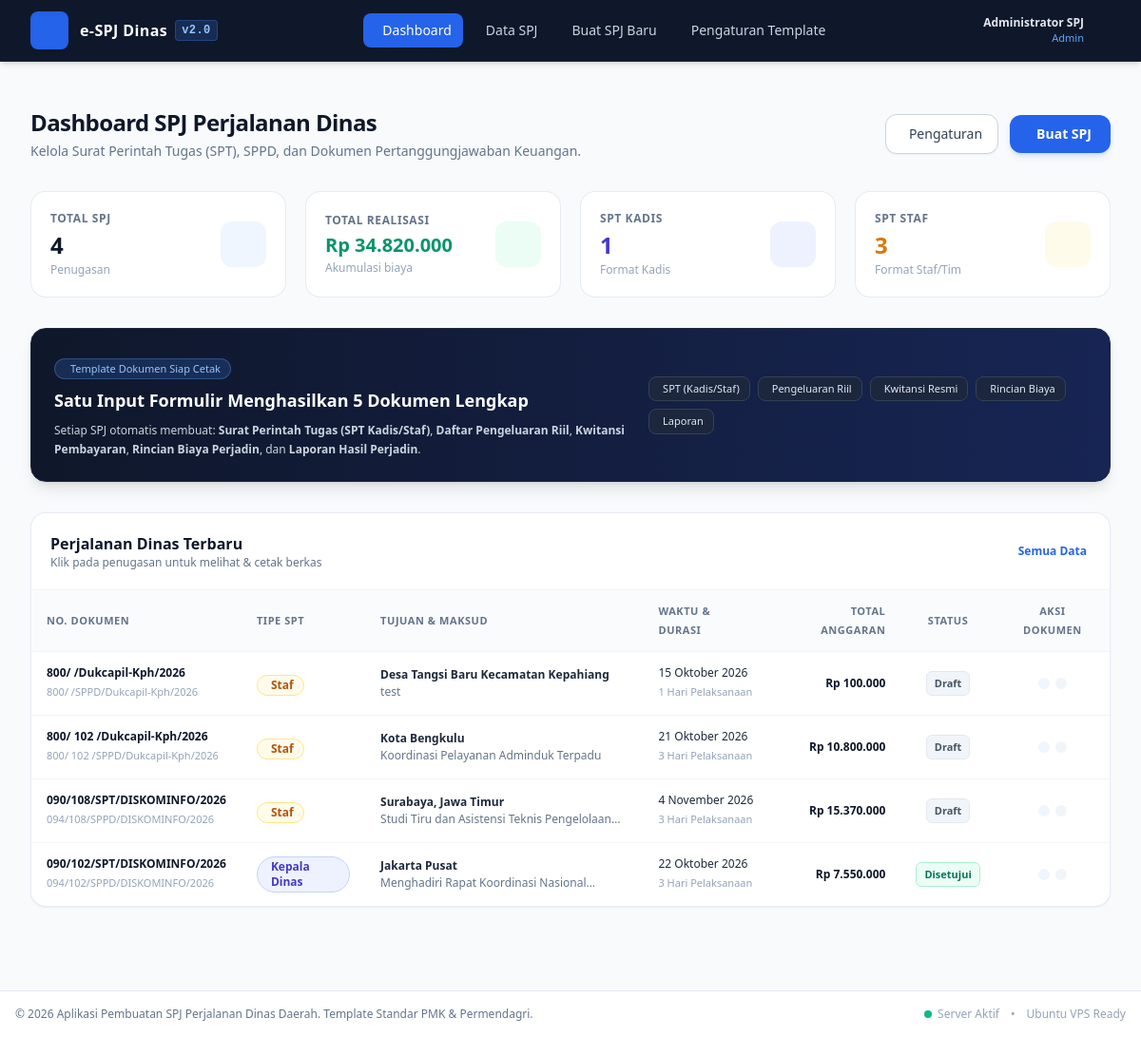
Page / (signed in) on the earlier database version.
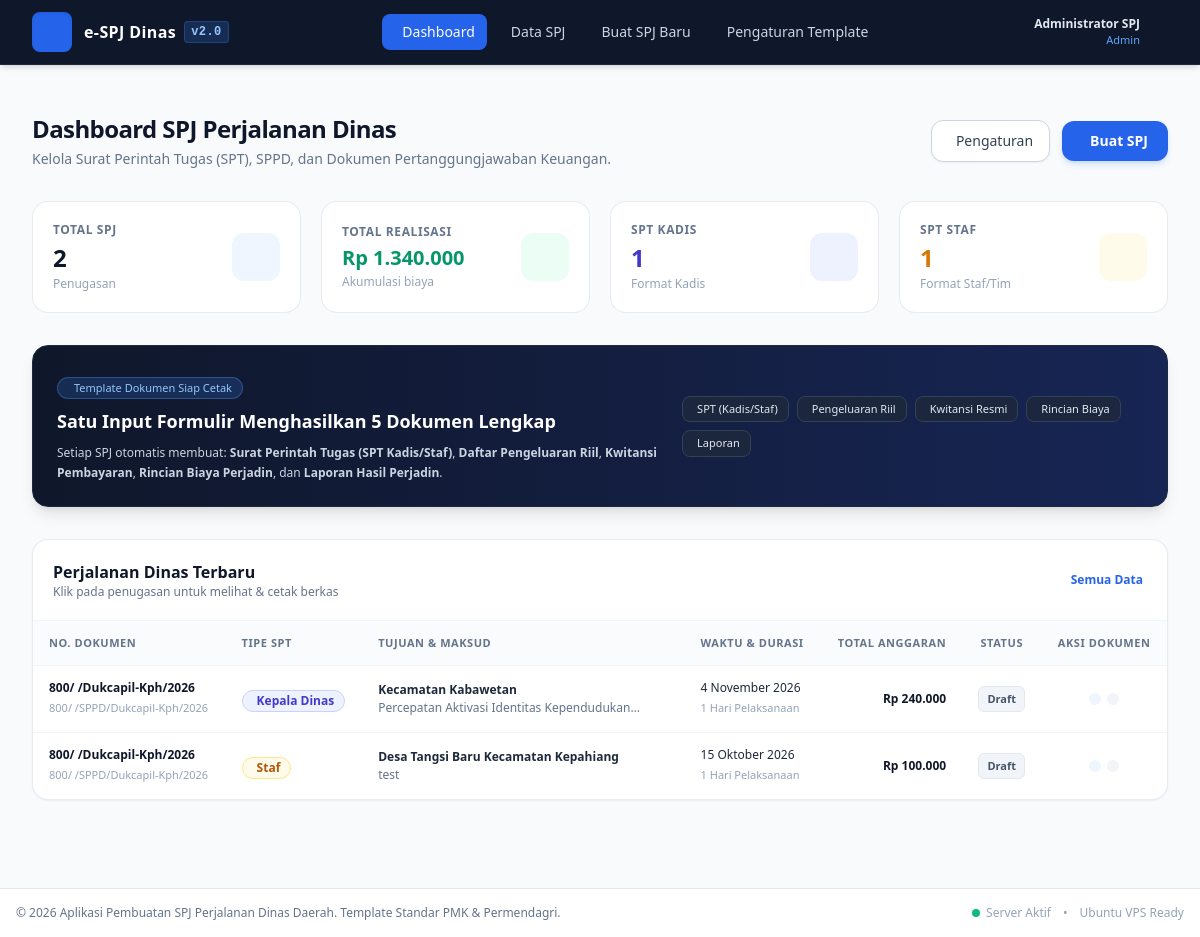
Same page on the later database version.
### tables this page shows
CREATE TABLE spj (
        id INTEGER PRIMARY KEY AUTOINCREMENT,
        nomor_spt TEXT,
        nomor_sppd TEXT,
        jenis_spt TEXT DEFAULT 'staf', -- 'kadis' or 'staf'
        tujuan TEXT NOT NULL,
        instansi_tujuan TEXT,
        maksud TEXT NOT NULL,
        dasar_hukum TEXT,
        tanggal_berangkat DATE NOT NULL,
        tanggal_pulang DATE NOT NULL,
        lama_hari INTEGER DEFAULT 1,
        tempat_berangkat TEXT DEFAULT 'Tempat Kedudukan',
        angkutan TEXT DEFAULT 'Pesawat Udara',
        mata_anggaran TEXT DEFAULT '5.1.02.04.01.0001 (Belanja Perjalanan Dinas Biasa)',
        status TEXT DEFAULT 'Draft', -- 'Draft', 'Disetujui', 'Selesai'
        created_at TIMESTAMP DEFAULT CURRENT_TIMESTAMP,
        updated_at TIMESTAMP DEFAULT CURRENT_TIMESTAMP
    , spt_penandatangan_nama TEXT, spt_penandatangan_nip TEXT, spt_penandatangan_pangkat TEXT, spt_penandatangan_jabatan TEXT, spt_penandatangan_an TEXT);

### app.py (the view)
@app.route('/')
@login_required
def dashboard():
    conn = get_db()
    total_spj = conn.execute('SELECT COUNT(*) as c FROM spj').fetchone()['c']
    spj_kadis = conn.execute("SELECT COUNT(*) as c FROM spj WHERE jenis_spt = 'kadis'").fetchone()['c']
    spj_staf = conn.execute("SELECT COUNT(*) as c FROM spj WHERE jenis_spt = 'staf'").fetchone()['c']
    total_biaya_row = conn.execute('SELECT SUM(total) as s FROM spj_biaya').fetchone()
    total_biaya = total_biaya_row['s'] if total_biaya_row and total_biaya_row['s'] else 0
    recent_rows = conn.execute('''
        SELECT s.*,
            COALESCE((SELECT SUM(b.total) FROM spj_biaya b WHERE b.spj_id = s.id), 0) as total_biaya
        FROM spj s
        ORDER BY s.id DESC
        LIMIT 6
    ''').fetchall()
    conn.close()
    return render_template('dashboard.html',
        total_spj=total_spj,
        spj_kadis=spj_kadis,
        spj_staf=spj_staf,
        total_biaya=total_biaya,
        recent_spj=recent_rows
    )

### templates/dashboard.html (shortened to what this page needs)
{% extends "base.html" %}
{% block content %}
<div class="max-w-7xl mx-auto px-4 sm:px-6 lg:px-8 pt-6 sm:pt-8">
    <div class="flex flex-col md:flex-row md:items-center md:justify-between gap-4 mb-6 sm:mb-8">
        <div>
            <h1 class="text-xl sm:text-2xl font-bold text-slate-900 tracking-tight flex items-center gap-2">
                <span>Dashboard SPJ Perjalanan Dinas</span>
            </h1>
            <p class="text-xs sm:text-sm text-slate-500 mt-1">
                Kelola Surat Perintah Tugas (SPT), SPPD, dan Dokumen Pertanggungjawaban Keuangan.
            </p>
        </div>
        <div class="grid grid-cols-2 sm:flex sm:items-center gap-2.5 sm:gap-3 w-full sm:w-auto">
            <a href="{{ url_for('settings_view') }}" class="inline-flex items-center justify-center gap-1.5 sm:gap-2 px-3 sm:px-4 py-2.5 rounded-xl border border-slate-300 bg-white text-slate-700 text-xs sm:text-sm font-medium hover:bg-slate-50 transition shadow-sm text-center">
                <span>Pengaturan</span>
            </a>
            <a href="{{ url_for('spj_create') }}" class="inline-flex items-center justify-center gap-1.5 sm:gap-2 px-4 sm:px-5 py-2.5 rounded-xl bg-blue-600 text-white text-xs sm:text-sm font-semibold hover:bg-blue-700 active:bg-blue-800 transition shadow-md shadow-blue-500/20 text-center">
                <span>Buat SPJ</span>
            </a>
        </div>
    </div>
    <div class="grid grid-cols-2 lg:grid-cols-4 gap-3 sm:gap-5 mb-6 sm:mb-8">
        <div class="bg-white p-3.5 sm:p-5 rounded-2xl border border-slate-200/80 shadow-xs flex flex-col justify-between sm:flex-row sm:items-center">
            <div>
                <div class="text-[10px] sm:text-xs font-semibold uppercase text-slate-500 tracking-wider">Total SPJ</div>
                <div class="text-xl sm:text-2xl font-extrabold text-slate-900 mt-0.5 sm:mt-1">{{ total_spj }}</div>
                <div class="text-[10px] sm:text-xs text-slate-400 mt-0.5">Penugasan</div>
            </div>
            <div class="w-8 h-8 sm:w-12 sm:h-12 rounded-xl bg-blue-50 text-blue-600 flex items-center justify-center text-lg sm:text-2xl mt-2 sm:mt-0 self-end sm:self-auto">
            </div>
        </div>
        <div class="bg-white p-3.5 sm:p-5 rounded-2xl border border-slate-200/80 shadow-xs flex flex-col justify-between sm:flex-row sm:items-center">
            <div>
                <div class="text-[10px] sm:text-xs font-semibold uppercase text-slate-500 tracking-wider">Total Realisasi</div>
                <div class="text-sm sm:text-xl font-extrabold text-emerald-600 mt-0.5 sm:mt-1 truncate max-w-[130px] sm:max-w-none">{{ format_rupiah(total_biaya) }}</div>
                <div class="text-[10px] sm:text-xs text-slate-400 mt-0.5">Akumulasi biaya</div>
            </div>
            <div class="w-8 h-8 sm:w-12 sm:h-12 rounded-xl bg-emerald-50 text-emerald-600 flex items-center justify-center text-lg sm:text-2xl mt-2 sm:mt-0 self-end sm:self-auto">
            </div>
        </div>
        <div class="bg-white p-3.5 sm:p-5 rounded-2xl border border-slate-200/80 shadow-xs flex flex-col justify-between sm:flex-row sm:items-center">
            <div>
                <div class="text-[10px] sm:text-xs font-semibold uppercase text-slate-500 tracking-wider">SPT Kadis</div>
                <div class="text-xl sm:text-2xl font-extrabold text-indigo-700 mt-0.5 sm:mt-1">{{ spj_kadis }}</div>
                <div class="text-[10px] sm:text-xs text-slate-400 mt-0.5">Format Kadis</div>
            </div>
            <div class="w-8 h-8 sm:w-12 sm:h-12 rounded-xl bg-indigo-50 text-indigo-600 flex items-center justify-center text-lg sm:text-2xl mt-2 sm:mt-0 self-end sm:self-auto">
            </div>
        </div>
        <div class="bg-white p-3.5 sm:p-5 rounded-2xl border border-slate-200/80 shadow-xs flex flex-col justify-between sm:flex-row sm:items-center">
            <div>
                <div class="text-[10px] sm:text-xs font-semibold uppercase text-slate-500 tracking-wider">SPT Staf</div>
                <div class="text-xl sm:text-2xl font-extrabold text-amber-600 mt-0.5 sm:mt-1">{{ spj_staf }}</div>
                <div class="text-[10px] sm:text-xs text-slate-400 mt-0.5">Format Staf/Tim</div>
            </div>
            <div class="w-8 h-8 sm:w-12 sm:h-12 rounded-xl bg-amber-50 text-amber-600 flex items-center justify-center text-lg sm:text-2xl mt-2 sm:mt-0 self-end sm:self-auto">
            </div>
        </div>
    </div>
    <div class="bg-gradient-to-r from-slate-900 to-blue-950 text-white rounded-2xl p-4 sm:p-6 mb-6 sm:mb-8 shadow-lg border border-slate-800">
        <div class="flex flex-col lg:flex-row lg:items-center justify-between gap-4 sm:gap-6">
            <div class="space-y-1.5 sm:space-y-2">
                <div class="inline-flex items-center gap-1.5 bg-blue-500/20 text-blue-300 text-[11px] px-2.5 py-0.5 rounded-full border border-blue-400/30">
                     Template Dokumen Siap Cetak
                </div>
                <h3 class="text-base sm:text-lg font-bold text-white">Satu Input Formulir Menghasilkan 5 Dokumen Lengkap</h3>
                <p class="text-xs text-slate-300 max-w-2xl leading-relaxed">
                    Setiap SPJ otomatis membuat: <strong>Surat Perintah Tugas (SPT Kadis/Staf)</strong>, <strong>Daftar Pengeluaran Riil</strong>, <strong>Kwitansi Pembayaran</strong>, <strong>Rincian Biaya Perjadin</strong>, dan <strong>Laporan Hasil Perjadin</strong>.
                </p>
            </div>
            <div class="flex flex-wrap gap-1.5 sm:gap-2">
                <span class="bg-slate-800/80 border border-slate-700 text-slate-200 text-[11px] px-2.5 py-1 rounded-lg flex items-center gap-1">
                     SPT (Kadis/Staf)
                </span>
                <span class="bg-slate-800/80 border border-slate-700 text-slate-200 text-[11px] px-2.5 py-1 rounded-lg flex items-center gap-1">
                     Pengeluaran Riil
                </span>
                <span class="bg-slate-800/80 border border-slate-700 text-slate-200 text-[11px] px-2.5 py-1 rounded-lg flex items-center gap-1">
                     Kwitansi Resmi
                </span>
                <span class="bg-slate-800/80 border border-slate-700 text-slate-200 text-[11px] px-2.5 py-1 rounded-lg flex items-center gap-1">
                     Rincian Biaya
                </span>
                <span class="bg-slate-800/80 border border-slate-700 text-slate-200 text-[11px] px-2.5 py-1 rounded-lg flex items-center gap-1">
                     Laporan
                </span>
            </div>
        </div>
    </div>
    <div class="bg-white rounded-2xl border border-slate-200/80 shadow-sm overflow-hidden mb-6">
        <div class="p-4 sm:p-5 border-b border-slate-100 flex items-center justify-between">
            <div>
                <h2 class="text-sm sm:text-base font-bold text-slate-900">Perjalanan Dinas Terbaru</h2>
                <p class="text-[11px] sm:text-xs text-slate-500">Klik pada penugasan untuk melihat & cetak berkas</p>
            </div>
            <a href="{{ url_for('spj_list') }}" class="text-xs font-semibold text-blue-600 hover:text-blue-800 flex items-center gap-1">
                <span>Semua Data</span>
            </a>
        </div>
        <div class="hidden md:block overflow-x-auto">
            <table class="w-full text-left text-sm">
                <thead class="bg-slate-50/75 border-b border-slate-100 text-[11px] uppercase font-bold text-slate-500 tracking-wider">
                    <tr>
                        <th class="py-3 px-4">No. Dokumen</th>
                        <th class="py-3 px-4">Tipe SPT</th>
                        <th class="py-3 px-4">Tujuan & Maksud</th>
                        <th class="py-3 px-4">Waktu & Durasi</th>
                        <th class="py-3 px-4 text-right">Total Anggaran</th>
                        <th class="py-3 px-4 text-center">Status</th>
                        <th class="py-3 px-4 text-center">Aksi Dokumen</th>
                    </tr>
                </thead>
                <tbody class="divide-y divide-slate-100">
                    {% for item in recent_spj %}
                    <tr class="hover:bg-blue-50/40 transition">
                        <td class="py-3.5 px-4">
                            <div class="font-semibold text-slate-900 text-xs">{{ item.nomor_spt }}</div>
                            <div class="text-[11px] text-slate-400 mt-0.5">{{ item.nomor_sppd }}</div>
                        </td>
                        <td class="py-3.5 px-4">
                            {% if item.jenis_spt == 'kadis' %}
                                <span class="inline-flex items-center gap-1 px-2.5 py-0.5 rounded-full text-xs font-semibold bg-indigo-50 text-indigo-700 border border-indigo-200">
                                     Kepala Dinas
                                </span>
                            {% else %}
                                <span class="inline-flex items-center gap-1 px-2.5 py-0.5 rounded-full text-xs font-semibold bg-amber-50 text-amber-700 border border-amber-200">
                                     Staf
                                </span>
                            {% endif %}
                        </td>
                        <td class="py-3.5 px-4 max-w-xs">
                            <div class="font-bold text-slate-800 text-xs">{{ item.tujuan }}</div>
                            <div class="text-xs text-slate-500 line-clamp-1 mt-0.5" title="{{ item.maksud }}">{{ item.maksud }}</div>
                        </td>
                        <td class="py-3.5 px-4 whitespace-nowrap">
                            <div class="text-xs text-slate-800">{{ format_tanggal(item.tanggal_berangkat) }}</div>
                            <div class="text-[11px] text-slate-400 mt-0.5 font-medium">{{ item.lama_hari }} Hari Pelaksanaan</div>
                        </td>
                        <td class="py-3.5 px-4 text-right whitespace-nowrap">
                            <div class="font-bold text-xs text-slate-900">{{ format_rupiah(item.total_biaya) }}</div>
                        </td>
                        <td class="py-3.5 px-4 text-center whitespace-nowrap">
                            <span class="inline-flex items-center px-2 py-0.5 rounded-md text-[11px] font-semibold
                                {% if item.status == 'Disetujui' %}bg-emerald-50 text-emerald-700 border border-emerald-200
                                {% elif item.status == 'Selesai' %}bg-blue-50 text-blue-700 border border-blue-200
                                {% else %}bg-slate-100 text-slate-600 border border-slate-200{% endif %}">
                                {{ item.status }}
                            </span>
                        </td>
                        <td class="py-3.5 px-4 text-center whitespace-nowrap">
                            <div class="flex items-center justify-center gap-1.5">
                                <a href="{{ url_for('spj_detail', spj_id=item.id) }}" class="p-1.5 rounded-lg bg-blue-50 text-blue-600 hover:bg-blue-100 transition" title="Lihat & Cetak Semua Dokumen">
                                </a>
                                <a href="{{ url_for('spj_edit', spj_id=item.id) }}" class="p-1.5 rounded-lg bg-slate-100 text-slate-600 hover:bg-slate-200 transition" title="Edit Data SPJ">
                                </a>
                            </div>
                        </td>
                    </tr>
                    {% else %}
                    <tr>
                        <td colspan="7" class="py-8 text-center text-slate-400 text-sm">
                            Belum ada data perjalanan dinas. Silakan buat SPJ baru.
                        </td>
                    </tr>
                    {% endfor %}
                </tbody>
            </table>
        </div>
    </div>
</div>
{% endblock %}

Differences in the rows shown:
removed spj: nomor_spt "800/ 102 /Dukcapil-Kph/2026", nomor_sppd "800/ 102 /SPPD/Dukcapil-Kph/2026", jenis_spt "Staf", tujuan "Kota Bengkulu", maksud "Koordinasi Pelayanan Adminduk Terpadu", tanggal_berangkat "21 Oktober 2026", lama_hari "3", total_biaya "Rp 10.800.000", status "Draft"
removed spj: nomor_spt "090/108/SPT/DISKOMINFO/2026", nomor_sppd "094/108/SPPD/DISKOMINFO/2026", jenis_spt "Staf", tujuan "Surabaya, Jawa Timur", maksud "Studi Tiru dan Asistensi Teknis…", tanggal_berangkat "4 November 2026", lama_hari "3", total_biaya "Rp 15.370.000", status "Draft"
removed spj: nomor_spt "090/102/SPT/DISKOMINFO/2026", nomor_sppd "094/102/SPPD/DISKOMINFO/2026", jenis_spt "Kepala Dinas", tujuan "Jakarta Pusat", maksud "Menghadiri Rapat Koordinasi…", tanggal_berangkat "22 Oktober 2026", lama_hari "3", total_biaya "Rp 7.550.000", status "Disetujui"
added spj: nomor_spt "800/ /Dukcapil-Kph/2026", nomor_sppd "800/ /SPPD/Dukcapil-Kph/2026", jenis_spt "Kepala Dinas", tujuan "Kecamatan Kabawetan", maksud "Percepatan Aktivasi Identitas…", tanggal_berangkat "4 November 2026", lama_hari "1", total_biaya "Rp 240.000", status "Draft"
Other differences:
{{ total_spj }}: "4" → "2"
{{ spj_staf }}: "3" → "1"
text no longer shown: "Rp 34.820.000"
text now shown: "Rp 1.340.000"
